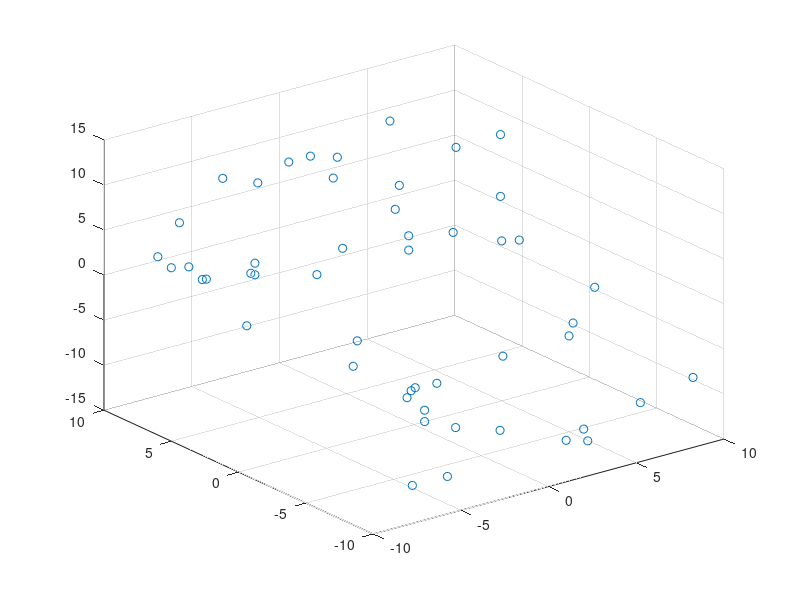
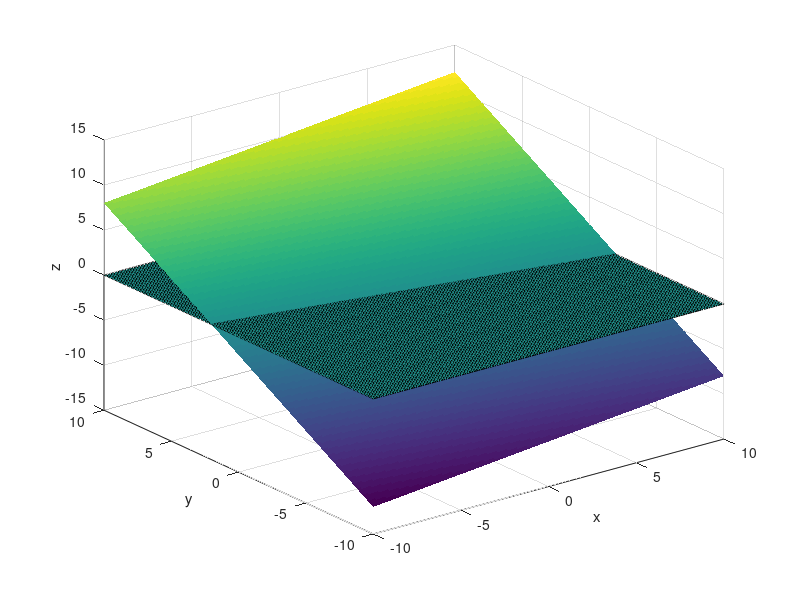

Reproduce these figures in MATLAB, in order. (Note: this script raises an error after producing the figures.)
function pcaPruebas
    close all;
    pcaPruebas1
end



function pcaPruebas1
    close all;
    %Generar puntos sobre superficie de un plano
    X = generarPuntos;
    %Calcular matriz de covarianza
    C = cov(X'); 
    %Calcular autovectores y auto valores
    [V, D] = eig(C);
    %Tomar los autovectores mas importantes, segun autovectores
    N = tomarEjesPrincipales(V, D)
    %Proyectar los datos
    Xn = proyectarDatos(X, N);
end



function N = tomarEjesPrincipales(V, D)
    D
    N(:, 1) = V(:, 3);
    N(:, 2) = V(:, 2);
end

function Xn = proyectarDatos(X, V)
    meanX = mean(X');
    %sustraer la media de los datos
    repMeanX = repmat(meanX, size(X, 2), 1);     
    Xnorm = X - repMeanX';
    
    %Xn = V * V' * Xnorm;
    %Xna = V * inv(V' * V) * V' * Xnorm;
    figure; scatter3(X(1, :), X(2, :), X(3, :));
    %Graficar los autovectores
    hold on;
    quiver3(meanX(1), meanX(2), meanX(3), V(1, 1), V(2, 1), V(3, 1) );
    hold on;
    quiver3(meanX(1), meanX(2), meanX(3), V(1, 2), V(2, 2), V(3, 2) );
    %Proyeccion por elemento, EJERCICIO: cambiar a una sola operacion matricial
    for i = 1:size(X, 2)
        Xp(1,i) = dot(Xnorm(:, i), V(:, 1));
        Xp(2,i) = dot(Xnorm(:, i), V(:, 2));

    end
    %Graficar en una nueva figura los datos proyectados
    figure; scatter(Xp(1, :), Xp(2, :));
    Xn = Xp;
end

function Xn = generarPuntos
    n = 50;
    x=-10:.1:10; 
    mu = 0;
    std1 = 2.5;
    zRand = randn(n, 1) * sqrt(std1) + mu;
    xPuntosRand = floor(20 .* rand(n, 1)) - 10;
    yPuntosRand = floor(20 .* rand(n, 1)) - 10;
    zPuntosRand = 0.2* xPuntosRand + yPuntosRand + zRand; 
    
    Xn = [xPuntosRand  yPuntosRand  zPuntosRand];
    Xn = Xn';
    figure; scatter3(xPuntosRand, yPuntosRand, zPuntosRand);
    
    [X,Y] = meshgrid(x);
    Z = 0.2*X + Y ; 
    Z1 = Z.*0; 
    figure; surf(X,Y,Z); 
    shading flat 
    xlabel('x'); 
    ylabel('y'); 
    zlabel('z') 
    hold on; 
    surf(X,Y,Z1); 
    hold on; 
    M = [1  2.1 ;
    -2.1  1]; 
    plotv(M,'-');
end